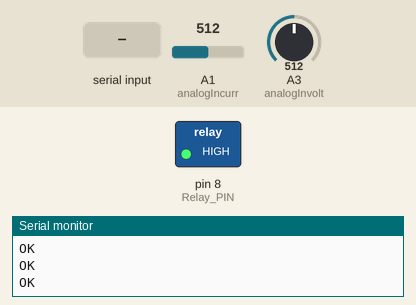
This sketch was run on a simulated Arduino Uno, built with avr-gcc and run on an emulated ATmega328P. On the bench: switched loads named in the sketch (green lamp = pin HIGH), the last lines printed to the serial monitor. Inputs (shaded band) come from the test bench; at power-on: A1 (analogIncurr) = 512, A3 (analogInvolt) = 512. The modem accepts every AT command (registered, SIM ready, sends succeed) and sends nothing else.

Above: at 15.4 s.
15.5 s: "RELAY_ON" received over the second serial link
At 17.7 s:
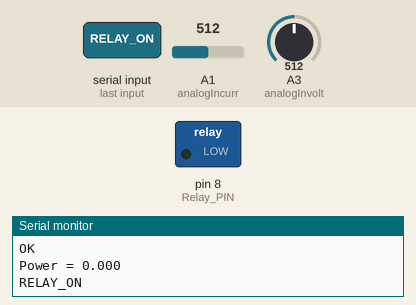
18.3 s: "RELAY_OFF" received over the second serial link
At 21.4 s:
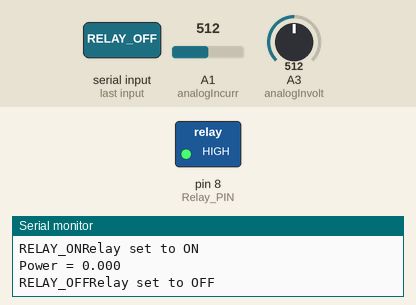
Timing chart, 0 to 22.9 s (numbered marks = the images above; inputs shaded):
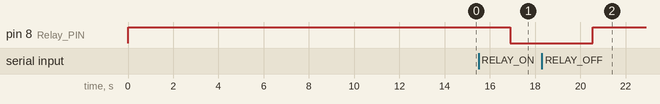

The sketch:

Nextometer.ino
```cpp
#include <SoftwareSerial.h>
// Configure software serial port
SoftwareSerial gsm(6, 7); // RX TX

String url="api.thingspeak.com/update?api_key=PSNDUDXYZN7SXM1S&field1="; // URL to which data will be sent


short int analogIncurr = A1; // current sensor
short int analogInvolt = A3; // voltage sensor
String textMessage;

 unsigned short int i=0,a=0;
short int ctr=40;


float volt,curr,power;


void setup()
{
  gsm.begin(9600);
  Serial.begin(9600);
  gsm.flush();
  Serial.flush();
  pinMode(8, OUTPUT); // Relay PIN
  digitalWrite(8, HIGH); // Relay set to off mode
  Serial.println("Config SIM800A..."); // AT command to set gsm to SMS mode
  delay(2000);
  Serial.println("Done!...");
  gsm.flush();
  Serial.flush();

  gsm.println("AT+CGATT?"); // attach or detach from GPRS service
  delay(100);
  toSerial();

  gsm.println("AT+SAPBR=3,1,\"CONTYPE\",\"GPRS\""); // bearer settings
  delay(2000);
  toSerial();

  gsm.println("AT+SAPBR=3,1,\"APN\",\"internet\""); // bearer settings
  delay(2000);
  toSerial();

  gsm.println("AT+SAPBR=1,1");  // bearer settings
  delay(2000);
  toSerial();
   gsm.print("AT+CMGF=1\r"); // Sets the GSM Module in Text Mode
  delay(1000);

  gsm.print("AT+CNMI=2,2,0,0,0\r"); // AT Command to recieve a live SMS
  delay(1000);
}


void toSerial()  // To print in Serial monitor
{
  while(gsm.available()!=0)
  {
    Serial.print(gsm.readString());
  }
}


 float voltage()
{
  unsigned short int bitvolt;
  float Vac,Vdc,Va,Vas;
  bitvolt=analogRead(analogInvolt);
  Va=(bitvolt*5.08)/1023;
  Vdc=(Va*37500)/7500;
  Vac=Vdc;
  Vas=Vac*12.83;
  if(Vas<200.0)
  {
    Vas=0.0;
  }
 return Vas;
}


float current()
{
  float a[40];
  float sum=0,avg=0,avgc;
  int mVperAmp = 100; // use 100 for 20A Module and 66 for 30A Module
  short int RawValue= 0;
  short int ACSoffset = 2500;
  double Voltage = 0;
  double amps = 0;
  i=0;
  sum=0;
  avg=0;
  while(i<40)
  {
     RawValue = analogRead(analogIncurr);
     Voltage = (RawValue / 1023.0) * 5000; // Gets you mV
     amps = ((Voltage - ACSoffset) / mVperAmp);
    if(amps>0)
    {
       a[i]=amps;
       i++;
    }
    delay(10);
  }

  for(i=0;i<40;i++)
  {
    sum=sum+a[i];
  }
  avg=(sum/40.0);
  delay(250);
  return avg;

}

void urlsend(float val)
{
   gsm.println("AT+HTTPINIT"); // AT to initialize connection
   delay(500);
   toSerial();
   gsm.println("AT+HTTPPARA=URL," + url + val); // AT command to send data
   delay(2000);
   toSerial();
   gsm.println("AT+HTTPACTION=0"); // AT command to select action
   delay(500);
   toSerial();
   gsm.println("");
   gsm.println("AT+HTTPTERM"); // AT command to Terminate connection
   toSerial();
   delay(300);
   gsm.println("");
   delay(2000);

}


void loop()
{

  if(gsm.available()>0) // Checking for any SMS
 {
    textMessage = gsm.readString();
    Serial.print(textMessage);

  }
  if(textMessage.indexOf("RELAY_OFF")>=0)
  {

    digitalWrite(8, HIGH);
    Serial.println("Relay set to OFF");
    delay(2000);

  }
  if(textMessage.indexOf("RELAY_ON")>=0)
  {

    digitalWrite(8, LOW);
    delay(2000);
    Serial.println("Relay set to ON");
  }
  if(ctr==0)
  {
       urlsend(power);
       ctr=40;
  }
  ctr--;
  volt=voltage();
  curr=current();
  power=(volt*curr);
  Serial.print("Power = ");
  Serial.println(power,3);
  textMessage = "";


}
```

Measured:
- after the input at 15.5 s, pin 8 (Relay_PIN): HIGH → LOW after 1.4 s
- after the input at 18.3 s, pin 8 (Relay_PIN): LOW → HIGH after 2.3 s
